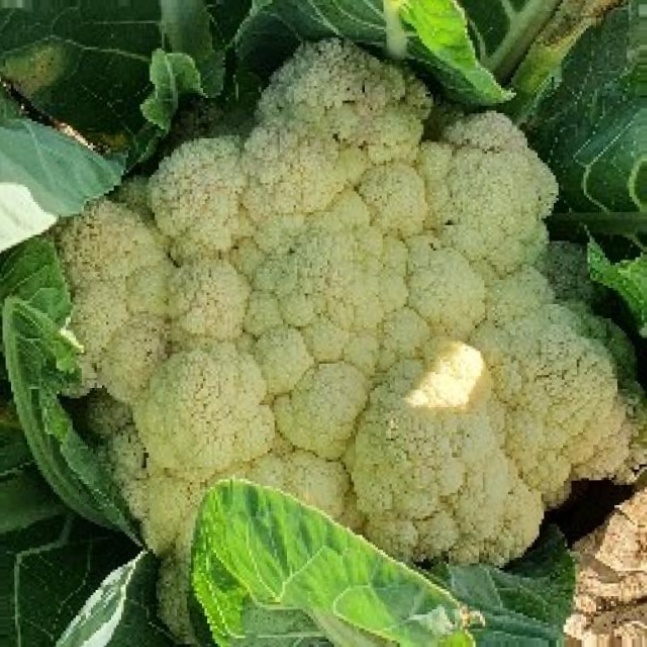
#> input picture train/Cauliflower_Healthy/Cf_healthy_v-10-_jpg.rf.171ca61d24aa96a9c7da6a01bbd64b02_0.jpg, 647 x 647 px, found by its file name; its folder holds only this picture in this run
$ jupyter execute --allow-errors image_pre_processing.ipynb
#> lines starting #> are read from the running program, lines starting #| are printed output that depends on the picture
[cell 1]
import os
import numpy as np
import tensorflow as tf
from keras.applications.inception_v3 import preprocess_input
from tensorflow.keras.preprocessing.image import ImageDataGenerator, array_to_img, img_to_array, load_img
import matplotlib.pyplot as plt
import cv2
# from google.colab.patches import cv2_imshow      alter native 'cv2.imshow'

Gamma Correction

[cell 2]
def apply_clahe_to_image(image_path):
    # Read the image
    image = cv2.imread(image_path)
#> image is the input picture: shape (647, 647, 3); mean B, G, R 72.5, 126.6, 109.9

    # Create a CLAHE object
    clahe = cv2.createCLAHE(clipLimit=2.0, tileGridSize=(8, 8))

    # Convert the image to LAB color space
    lab_img = cv2.cvtColor(image, cv2.COLOR_BGR2LAB)
#> lab_img: shape (647, 647, 3); mean of channels 0, 1, 2 126.9, 112.8, 154.8
    l, a, b = cv2.split(lab_img)
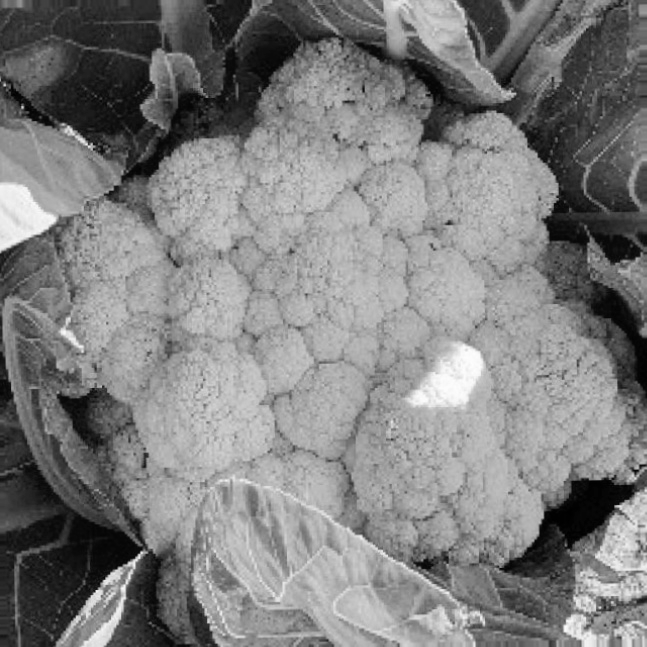
#> l: shape (647, 647); min 0, max 253, mean 126.9
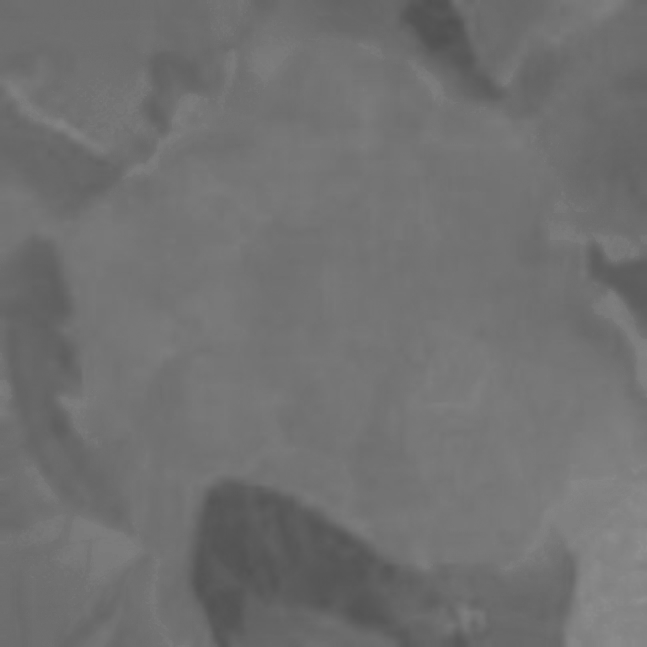
#> a: shape (647, 647); min 80, max 144, mean 112.8
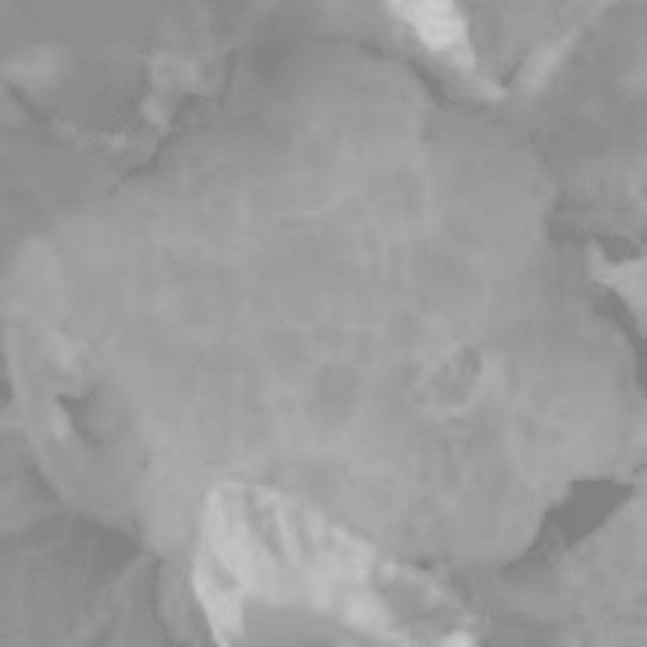
#> b: shape (647, 647); min 126, max 205, mean 154.8

    # Apply CLAHE to the L channel
    cla = clahe.apply(l)
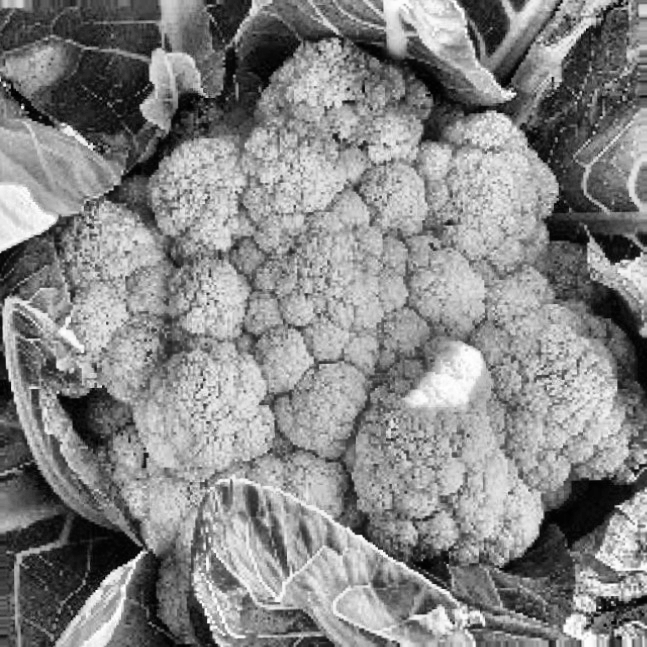
#> cla: shape (647, 647); min 0, max 254, mean 134.2

    # Merge the CLAHE-enhanced L channel back with the original A and B channels
    clahe_img = cv2.merge((cla, a, b))
#> clahe_img: shape (647, 647, 3); mean of channels 0, 1, 2 134.2, 112.8, 154.8

    # Convert the LAB image back to BGR color space
    clahe_img = cv2.cvtColor(clahe_img, cv2.COLOR_LAB2BGR)
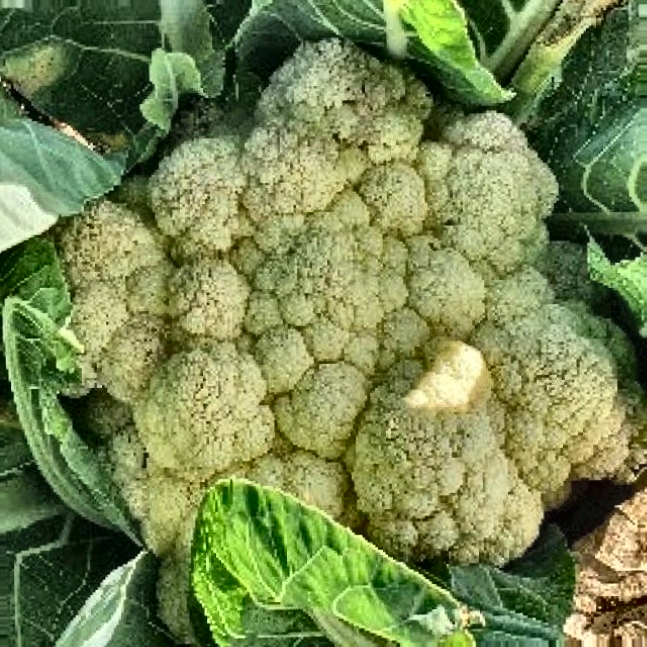
#> clahe_img: shape (647, 647, 3); mean B, G, R 80.2, 134.4, 117.4

    return clahe_img

def apply_gamma_correction(image_path, gamma=1.0):
    # Read the image
#> called with gamma = 1.5
    image = cv2.imread(image_path)

    # Apply gamma correction
    gamma_corrected = np.power(image / 255.0, gamma) * 255.0
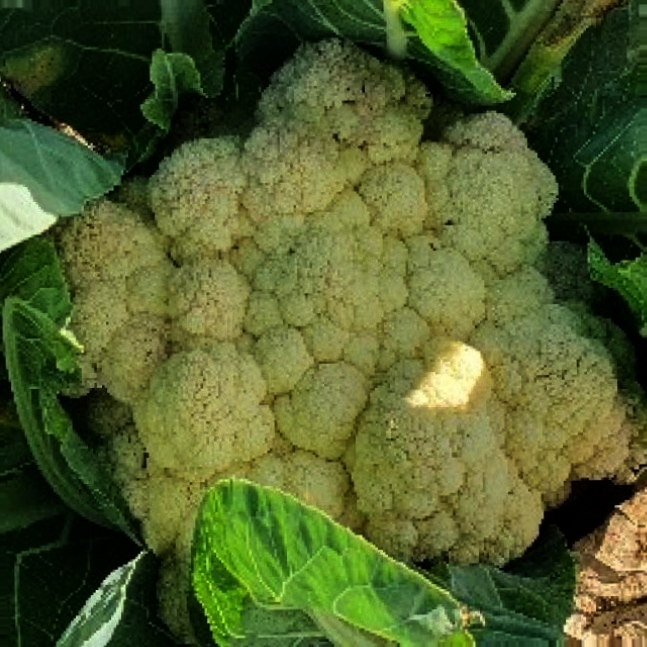
#> gamma_corrected: shape (647, 647, 3) float64; mean B, G, R 44, 95.9, 81.2
    gamma_corrected = gamma_corrected.astype(np.uint8)
#> pass 2 of the loop `for class_name in classes:`:
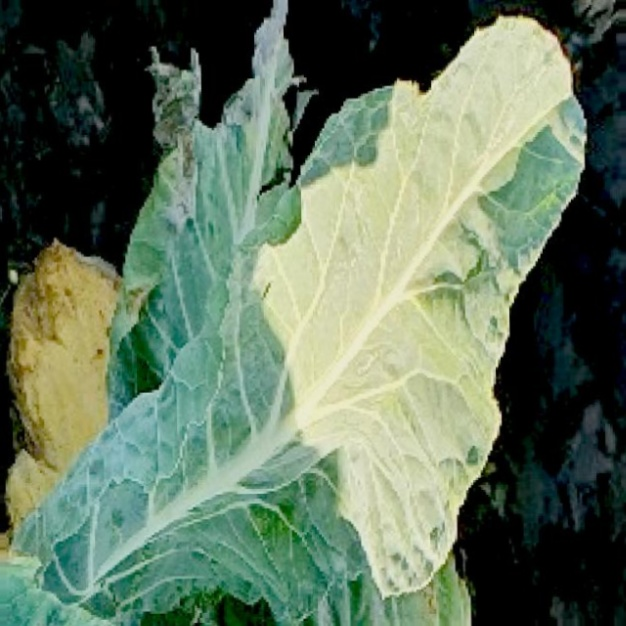
#> input picture train/Cauliflower_Healthy_Leaf/Cf_healthy_l-108-_jpg.rf.ddc62cad381558d7bbd1b518eb9f6c55_0.jpg, 626 x 626 px, found by its file name
#> in apply_clahe_to_image, image is the input picture: shape (626, 626, 3); mean B, G, R 94.3, 116.2, 97.8
#> lab_img: shape (626, 626, 3); mean of channels 0, 1, 2 116, 117.8, 137.4
#> cla: shape (626, 626)

    return gamma_corrected

# List of input and output folders for 5 classes
classes = ['Cauliflower_Healthy', 'Cauliflower_Healthy_Leaf', 'Cauliflower_Leaf_Black_Rot', 'Cauliflower_Leaf_Red_Spot', 'Cauliflower_Spot_Rot']

#> (the rest of this cell did not finish here and is left out)

[cell 3]
# [15 lines of commented-out code are left out]

[cell 4]
import cv2
import numpy as np
import matplotlib.pyplot as plt

# Original image path
original_image_path = "/home/sourov/Defense Projects/Aman Defense/Cauliflower_Disease_Project/train/Cauliflower_Healthy_Leaf/Cf_healthy_l-1-_jpg.rf.d7a60a3569995af035ecf3047ac3c737_0.jpg"

# Processed image path
processed_image_path = "/home/sourov/Defense Projects/Aman Defense/Cauliflower_Disease_Project/gamma_correction/Cauliflower_Healthy_Leaf/Cf_healthy_l-1-_jpg.rf.d7a60a3569995af035ecf3047ac3c737_0.jpg"

# Read the original and processed images
original_image = cv2.imread(original_image_path)
processed_image = cv2.imread(processed_image_path)

# Check if the images were successfully loaded
if original_image is None:
    print(f"Error: Could not load original image from {original_image_path}")
elif processed_image is None:
    print(f"Error: Could not load processed image from {processed_image_path}")
else:
    # Convert images from BGR (OpenCV format) to RGB (matplotlib format)
    original_image_rgb = cv2.cvtColor(original_image, cv2.COLOR_BGR2RGB)
    processed_image_rgb = cv2.cvtColor(processed_image, cv2.COLOR_BGR2RGB)

    # Display the original and processed images side by side
    stacked_image = np.hstack((original_image_rgb, processed_image_rgb))

    # Plotting the stacked image
    plt.figure(figsize=(10, 5))
    plt.imshow(stacked_image)
    plt.axis('off')  # Turn off axis numbers and ticks
    plt.title('Original and Processed Images')
    plt.show()

Gaussian Filter

[cell 5]
# Function to apply Gaussian filter to an image
def apply_gaussian_filter(image, kernel_size=(3, 3)):
#> called with kernel_size = (3, 3)
    filtered_image = cv2.GaussianBlur(image, kernel_size, 0)  # 0 is the standard deviation
#> pass 2 of the loop `for class_name in classes:`:
#> gamma_processed_image: shape (626, 626, 3)
#> filtered_image: shape (626, 626, 3)
    return filtered_image

# List of input and output folders for 5 classes
classes = ['Cauliflower_Healthy', 'Cauliflower_Healthy_Leaf', 'Cauliflower_Leaf_Black_Rot', 'Cauliflower_Leaf_Red_Spot', 'Cauliflower_Spot_Rot']

#> (the rest of this cell did not finish here and is left out)

[cell 6]
import cv2
import numpy as np
import matplotlib.pyplot as plt

# Original image path
original_image_path = "/home/sourov/Defense Projects/Aman Defense/Cauliflower_Disease_Project/gamma_correction/Cauliflower_Healthy_Leaf/Cf_healthy_l-1-_jpg.rf.d7a60a3569995af035ecf3047ac3c737_0.jpg"

# Processed image path
processed_image_path = "/home/sourov/Defense Projects/Aman Defense/Cauliflower_Disease_Project/gaussian_filter/Cauliflower_Healthy_Leaf/Cf_healthy_l-1-_jpg.rf.d7a60a3569995af035ecf3047ac3c737_0.jpg"

# Read the original and processed images
original_image = cv2.imread(original_image_path)
processed_image = cv2.imread(processed_image_path)

# Check if the images were successfully loaded
if original_image is None:
    print(f"Error: Could not load original image from {original_image_path}")
elif processed_image is None:
    print(f"Error: Could not load processed image from {processed_image_path}")
else:
    # Convert images from BGR (OpenCV format) to RGB (matplotlib format)
    original_image_rgb = cv2.cvtColor(original_image, cv2.COLOR_BGR2RGB)
    processed_image_rgb = cv2.cvtColor(processed_image, cv2.COLOR_BGR2RGB)

    # Display the original and processed images side by side
    stacked_image = np.hstack((original_image_rgb, processed_image_rgb))

    # Plotting the stacked image
    plt.figure(figsize=(10, 5))
    plt.imshow(stacked_image)
    plt.axis('off')  # Turn off axis numbers and ticks
    plt.title('Gamma Correction Image and Gaussian Filter Image')
    plt.show()

Histogram Equalization

[cell 7]
def apply_clahe_to_image(image_path_histogram):
    # Read the image
    image_histogram = cv2.imread(image_path_histogram)

    # Create a CLAHE object
    clahe_histogram = cv2.createCLAHE(clipLimit=1.3, tileGridSize=(8, 8))

    # Convert the image to LAB color space
    lab_img_histogram = cv2.cvtColor(image_histogram, cv2.COLOR_BGR2LAB)
#> lab_img_histogram: shape (647, 647, 3); mean of channels 0, 1, 2 95.4, 114.3, 154
    l, a, b = cv2.split(lab_img_histogram)
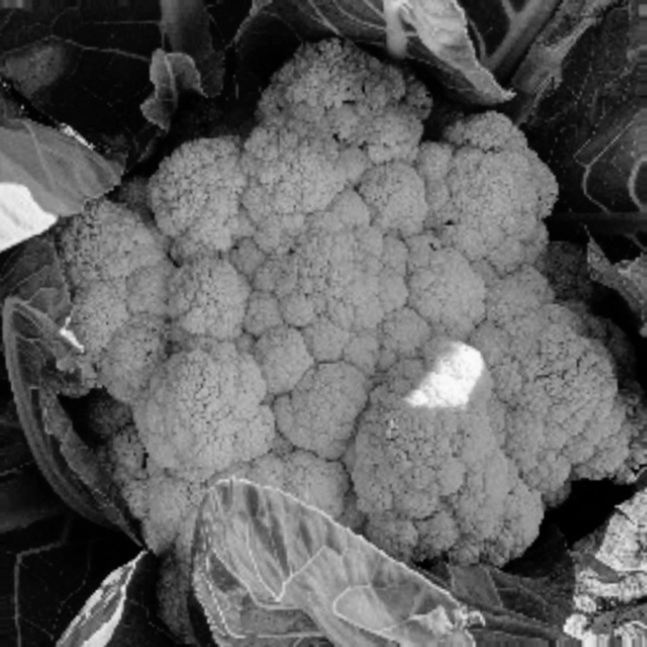
#> l: shape (647, 647); min 0, max 252, mean 95.4
#> a: shape (647, 647)
#> b: shape (647, 647)

    # Apply CLAHE to the L channel
    clahe_histogram = clahe_histogram.apply(l)
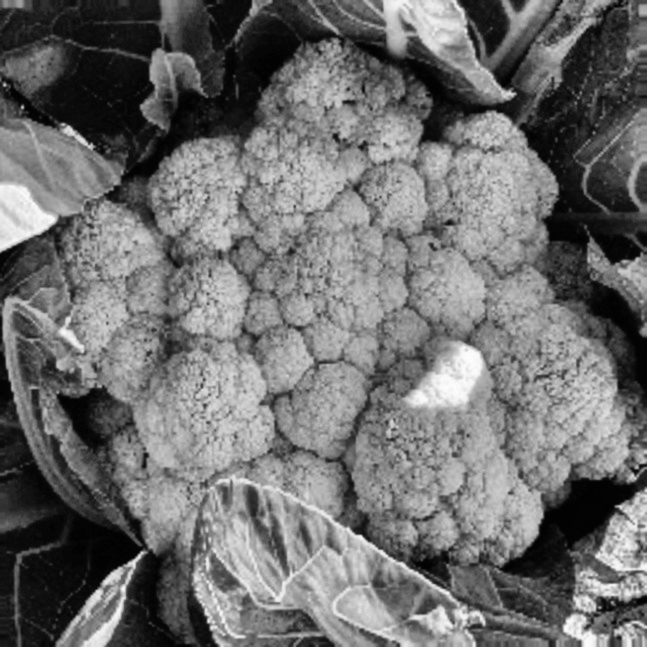
#> clahe_histogram: shape (647, 647); min 1, max 254, mean 110.6

    # Merge the CLAHE-enhanced L channel back with the original A and B channels
    clahe_img_histogram = cv2.merge((clahe_histogram, a, b))
#> clahe_img_histogram: shape (647, 647, 3); mean of channels 0, 1, 2 110.6, 114.3, 154

    # Convert the LAB image back to BGR color space
    clahe_img_histogram = cv2.cvtColor(clahe_img_histogram, cv2.COLOR_LAB2BGR)
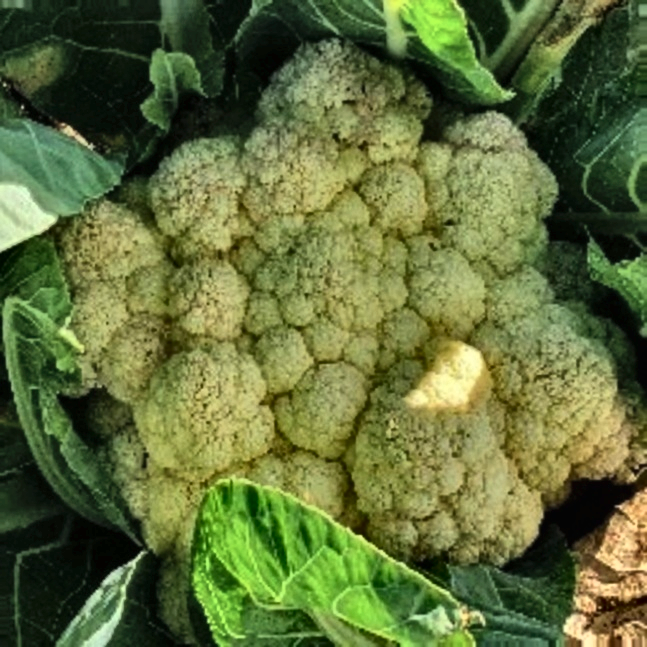
#> clahe_img_histogram: shape (647, 647, 3); mean B, G, R 58.8, 110.8, 96.2
#> pass 2 of the loop `for class_name in classes:`:
#> image_histogram: shape (626, 626, 3)
#> lab_img_histogram: shape (626, 626, 3); mean of channels 0, 1, 2 95.4, 117.4, 139.3
#> in apply_clahe_to_image (call 2), `clahe_histogram = clahe_histogram.apply(l)`:
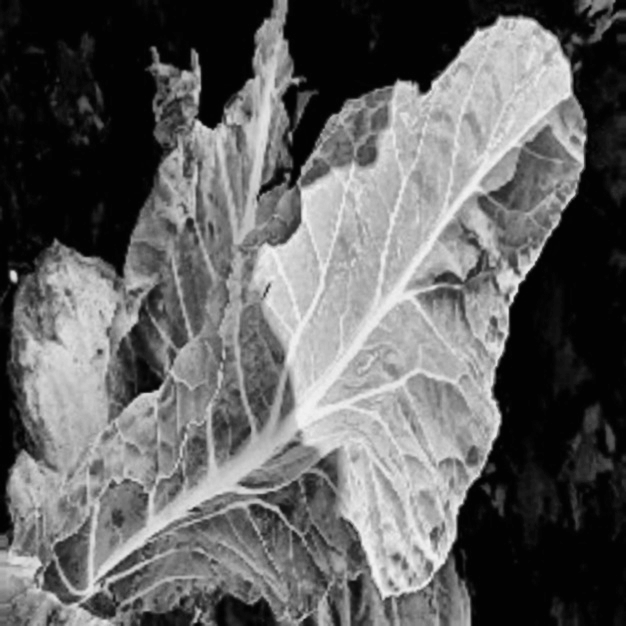
#> clahe_histogram: shape (626, 626); min 1, max 242, mean 98.9
#> in apply_clahe_to_image (call 2), `clahe_img_histogram = cv2.cvtColor(clahe_img_histogram, cv2.COLOR_LAB2..`:
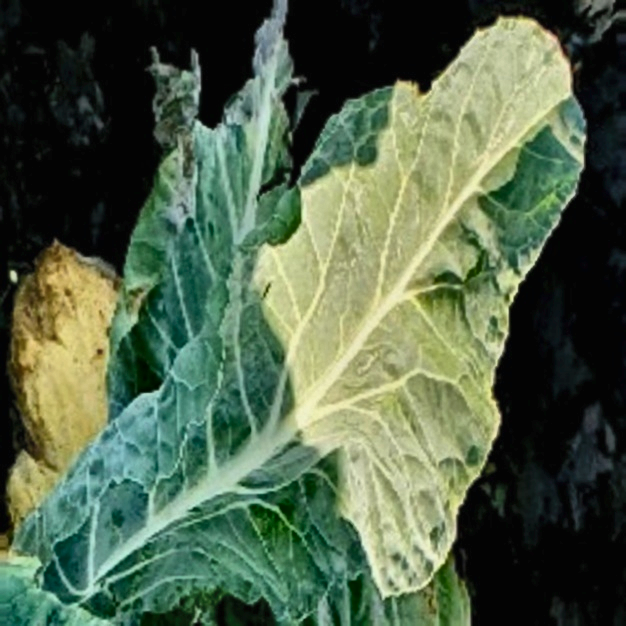
#> clahe_img_histogram: shape (626, 626, 3); mean B, G, R 74.4, 99.5, 81.5
#> pass 2 of the loop `for class_name in classes:`:
#> pass 2 of the loop `for class_name in classes:`:

    return clahe_img_histogram

# List of input and output folders for 5 classes
classes = ['Cauliflower_Healthy', 'Cauliflower_Healthy_Leaf', 'Cauliflower_Leaf_Black_Rot', 'Cauliflower_Leaf_Red_Spot', 'Cauliflower_Spot_Rot']

#> (the rest of this cell did not finish here and is left out)
